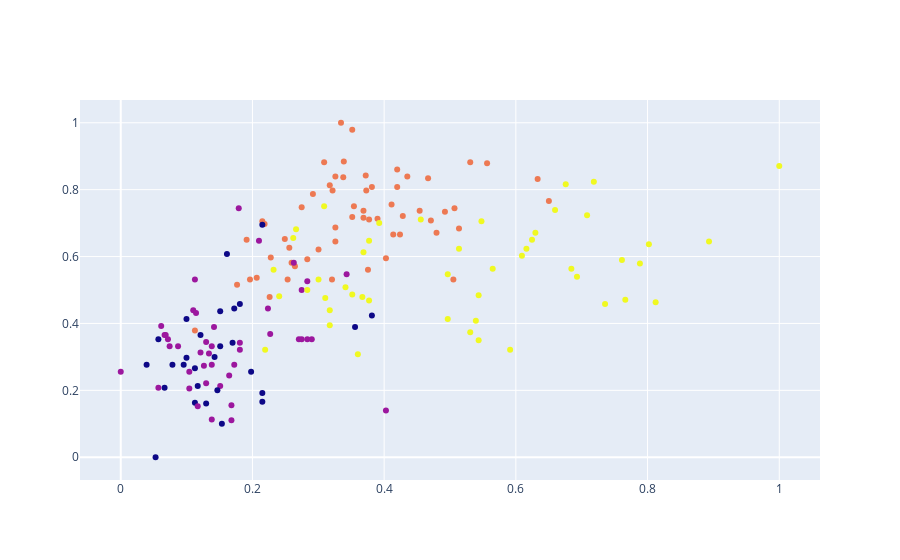

Source (notebook cell):
### Code cell
fig.add_trace(go.Scatter(x=df['Intensidade_de_cor'],
                         y = df['Alcool'], mode = 'markers',                      
                          marker = dict(color = agrupador.labels_.astype(np.float)),
                        text = labels))

### Figure 1 — Plotly figure (JSON) as saved in the notebook; plotly's stock layout.template omitted (floating-point values rounded to 4 significant figures; data arrays with more than 128 entries replaced by an {"elided": "..."} marker saying what was removed)
{"data": [{"marker": {"color": {"elided": "178 int values"}}, "mode": "markers", "text": {"elided": "178 int values"}, "type": "scatter", "x": {"elided": "178 float values"}, "y": {"elided": "178 float values"}}], "layout": {}}
